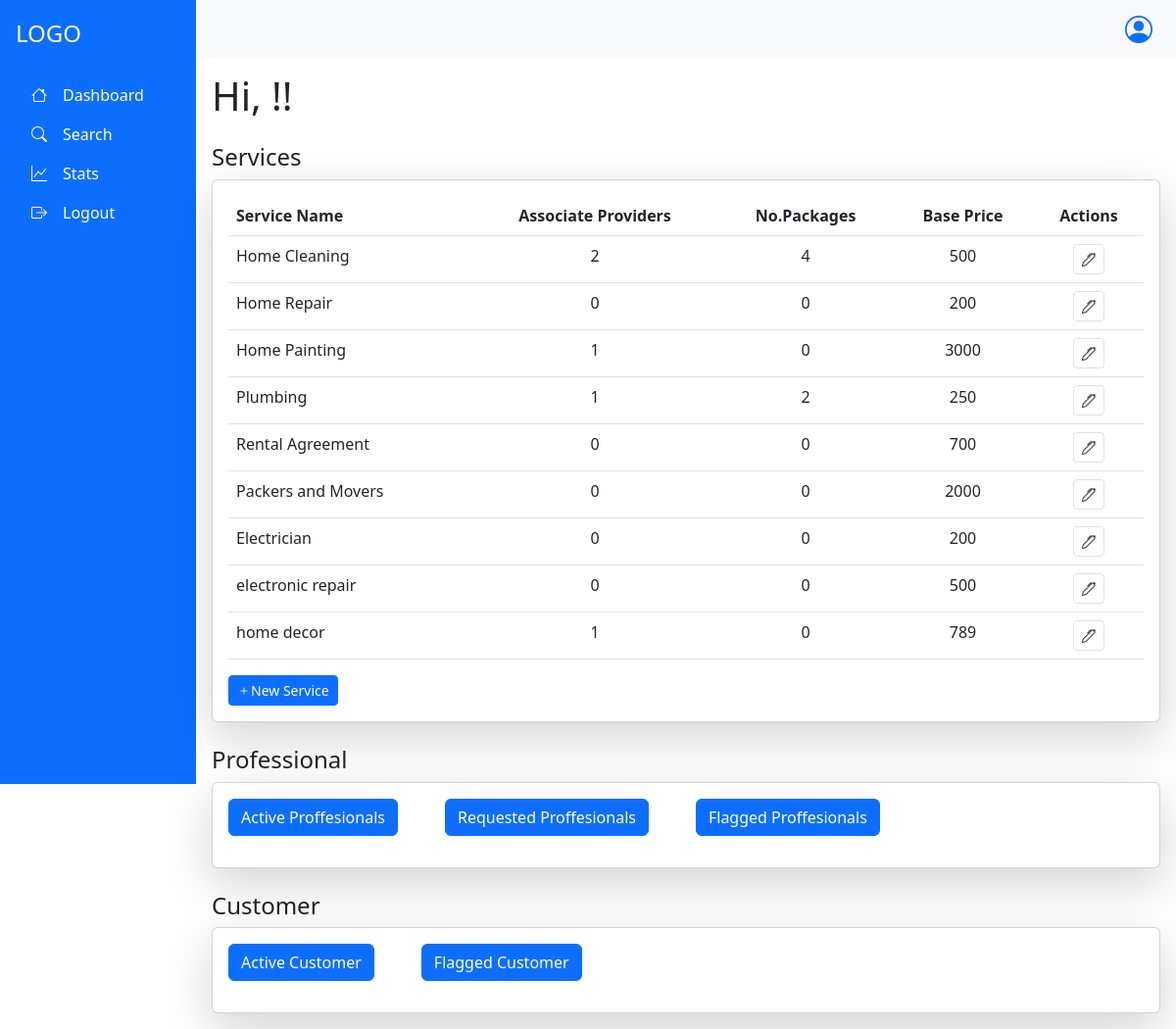
/admin/dashboard/ (signed in), run on the app's committed database.
### app.py (models this page shows)
class Services(db.Model):
    __tablename__="services"
    s_id=db.Column(db.Integer, primary_key=True, autoincrement= True)
    s_name=db.Column(db.String,unique=True)
    baseprice=db.Column(db.Integer)
    packages=db.relationship("Package", backref="service")
    Sproviders=db.relationship("ServiceProvider",backref="service")

### app.py (the view)
@app.route("/admin/dashboard/",methods=["GET","POST"])
@login_required
def dashboard():
    if request.method=="GET":
        ser=db.session.query(Services).all()
        act_sp=db.session.query(ServiceProvider).filter_by(sp_status="Active").all()
        req_sp=db.session.query(ServiceProvider).filter_by(sp_status="Requested").all()
        flag_sp=db.session.query(ServiceProvider).filter_by(sp_status="Flagged").all()
        act_c=db.session.query(Customer).filter_by(c_status="Active").all()
        flag_c=db.session.query(Customer).filter_by(c_status="Flagged").all()
        print(ser)
        return render_template("/admin/Admin_dashboard.html",Services=ser,active=act_sp,requested=req_sp,flagged=flag_sp,cu=current_user,
                               c_active=act_c,c_flag=flag_c)

### app.py (called while the page is built)
@login_manager.user_loader
def load_user(user_id):
        utype,id=user_id.split("-")
        if utype=="c":
            return db.session.query(Customer).filter_by(c_id=id).first()
        elif utype=='sp':
            return db.session.query(ServiceProvider).filter_by(sp_id=id).first()
        else:
            return db.session.query(Admin).filter_by(admin_id=id).first()

### templates/admin/Admin_dashboard.html (shortened to what this page needs)
            {% extends "/admin/admin_base.html" %}
            {% block content %}
<h1 class="mb-4">Hi, {{cu.admin_name}}!!</h1>
<h4 class="mt-4"> Services</h4>
<div class="card shadow-lg">
  <div class="card-body">
      <table class="table">
          <thead>
              <tr>
                  <th>Service Name</th>
                  <th class="text-center">Associate Providers</th>
                  <th class="text-center">No.Packages</th>
                  <th class="text-center">Base Price</th>
                  <th class="text-center">Actions</th>
              </tr>
          </thead>
          <tbody>
            {% for s in Services %}
              <tr>
                  <td>{{s.s_name}}</td>
                  <td class="text-center">{{s.Sproviders|length}}</td>
                  <td class="text-center">{{s.packages|length}}</td>
                  <td class="text-center">{{s.baseprice}}</td>
                  <td class="action-btns text-center" >
                    <button class="btn btn-sm btn-white border" data-bs-toggle="modal" data-bs-target="#editservice-{{s.s_id}}" >
                        <i class="bi bi-pen"></i>
                    </button>
                  </td>
              </tr>
            {% endfor %}
          </tbody>
      </table>
      <div>
        <button class="btn btn-sm btn-primary" data-bs-toggle="modal" data-bs-target="#addService" >
          <i class="bi bi-plus"></i>New Service
        </button>
      </div>
  </div>
</div>
<h4 class="mt-4"> Professional</h4>
<div class="card shadow-lg">
  <div class="card-body">
    <p class="d-inline-flex gap-5">
        <button class="btn btn-primary accordian-button" type="button" data-bs-toggle="collapse" data-bs-target="#activeprofessional" aria-expanded="false" aria-controls="activeprofessional">
          Active Proffesionals
        </button>
        <button class="btn btn-primary accordian-button" type="button" data-bs-toggle="collapse" data-bs-target="#requestedprofessional" aria-expanded="false" aria-controls="requestedprofessional">
        Requested Proffesionals
      </button>
      <button class="btn btn-primary accordian-button" type="button" data-bs-toggle="collapse" data-bs-target="#flaggedprofessional" aria-expanded="false" aria-controls="flaggedprofessional">
        Flagged Proffesionals
      </button>
      </p>
  </div>
</div>
<h4 class="mt-4"> Customer</h4>
<div class="card shadow-lg">
  <div class="card-body">
    <p class="d-inline-flex gap-5">
        <button class="btn btn-primary" type="button" data-bs-toggle="collapse" data-bs-target="#activecustomer" aria-expanded="false" aria-controls="collapseExample">
            Active Customer
        </button>
        <button class="btn btn-primary" type="button" data-bs-toggle="collapse" data-bs-target="#flaggedcustomer" aria-expanded="false" aria-controls="collapseExample">
            Flagged Customer
      </button>
    </p>
  </div>
</div>
{% endblock %}

### data on the page
Services: s_name "Home Cleaning", Sproviders|length "2", packages|length "4", baseprice "500"
Services: s_name "Home Repair", Sproviders|length "0", packages|length "0", baseprice "200"
Services: s_name "Home Painting", Sproviders|length "1", packages|length "0", baseprice "3000"
Services: s_name "Plumbing", Sproviders|length "1", packages|length "2", baseprice "250"
Services: s_name "Rental Agreement", Sproviders|length "0", packages|length "0", baseprice "700"
Services: s_name "Packers and Movers", Sproviders|length "0", packages|length "0", baseprice "2000"
Services: s_name "Electrician", Sproviders|length "0", packages|length "0", baseprice "200"
Services: s_name "electronic repair", Sproviders|length "0", packages|length "0", baseprice "500"
Services: s_name "home decor", Sproviders|length "1", packages|length "0", baseprice "789"
